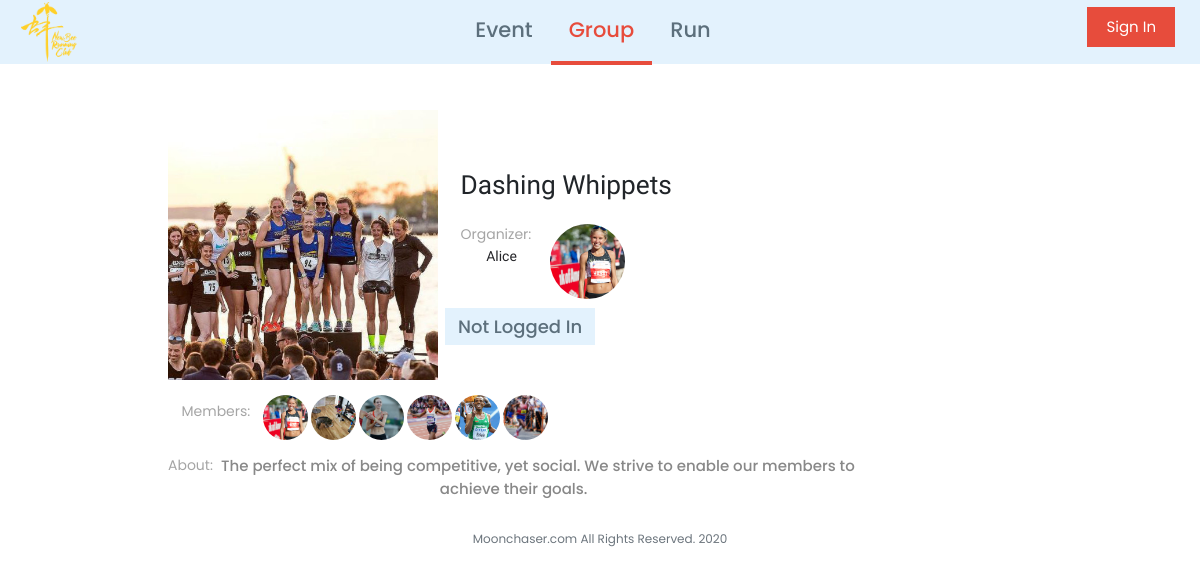
Screenshot of /group?gid=2 with the database file from the repository.
### tables this page shows
CREATE TABLE "community" (
	"gid"	INTEGER NOT NULL UNIQUE,
	"title"	varchar(200) NOT NULL UNIQUE,
	"owner"	INTEGER NOT NULL,
	"logo"	varchar(200) DEFAULT NULL,
	"description"	varchar(2000) DEFAULT NULL,
	"verify"	tinyint NOT NULL,
	"privacy"	smallint NOT NULL,
	"ctime"	timestamp NOT NULL DEFAULT CURRENT_TIMESTAMP,
	FOREIGN KEY("owner") REFERENCES "runner"("rid"),
	PRIMARY KEY("gid" AUTOINCREMENT)
);

CREATE TABLE "runner" (
	"rid"	INTEGER NOT NULL UNIQUE,
	"username"	TEXT NOT NULL UNIQUE,
	"pass"	TEXT NOT NULL,
	"avatar"	TEXT NOT NULL,
	"ctime"	NUMERIC NOT NULL DEFAULT  CURRENT_TIMESTAMP,
	PRIMARY KEY("rid" AUTOINCREMENT)
);

### moonchaser.py (the view)
@app.route("/group")
def group():
	if session.get("runner_id") is None:
		runner_id = 0
		runner = {}
	else:
		runner_id = session['runner_id']
		runner = RunnerDAO.get_runner_basic_rid(runner_id)
	gid = request.args.get("gid")
	if gid is not None:
		group = GroupDAO.get_group_detail(gid, runner_id)
		if group:
			return render_template("group_detail.html", group=group, page="group", runner=runner)
		else:
			return apology("The page you asked for is invalid", 400)
	group_list = GroupDAO.get_group_list_browser(runner_id)
	return render_template("group_browser.html", group_list=group_list, page='group', runner=runner)

### auth.py (called while the page is built)
    def create_connection(db_file='moonchaser.db'):
        try:
            conn = sqlite3.connect(db_file)
        except Error as e:
            print(e)
        return conn

    def dict_factory(cursor, row):
        d = {}
        for idx, col in enumerate(cursor.description):
            d[col[0]] = row[idx]
        return d

    def dict_sql_connection(db_file="moonchaser.db"):
        try:
            conn = sqlite3.connect(db_file)
        except Error as e:
                print(e)
        conn.row_factory = sqlInterface.dict_factory
        return conn

    def get_group_member_list(gid):
        member_list = []
        conn = sqlInterface.dict_sql_connection()
        cur = conn.cursor()
        cur.execute("SELECT rid FROM runner2group WHERE gid = ? AND role >= ?", (gid, Role.Member,))
        rows = cur.fetchall()
        if len(rows) != 0:
            for row in rows:
                member_list.append(row['rid'])
        conn.commit()
        conn.close()
        return member_list

    def get_group_members_detail(gid):
        members = []
        member_list = []
        member_list = GroupDAO.get_group_member_list(gid)
        for id in member_list:
            member = {}
            member = RunnerDAO.get_runner_basic_rid(id)
            members.append(member)
        return members

    def get_group_role_rid(rid, gid):
        role = Role.Visitor
        conn = sqlInterface.create_connection()
        cur = conn.cursor()
        cur.execute("SELECT role FROM runner2group WHERE rid = ? AND gid = ? LIMIT 1", (rid, gid,))
        rows = cur.fetchall()
        if len(rows) != 0:
            role = rows[0][0]
        conn.commit()
        conn.close()
        return role

    def get_runner_basic_rid(rid):
        person = {'url':'', \
                  'image':'', \
                  'image_large':'', \
                  'alt':'', \
                  'title':'' \
                  }
        conn = sqlInterface.dict_sql_connection()
        cur = conn.cursor()
        cur.execute("SELECT username, avatar FROM runner WHERE rid = ? LIMIT 1", (rid,))
        rows = cur.fetchall()
        if len(rows) != 0:
            person['url'] = 'runner?rid='+str(rid)
            person['image'] = rows[0]['avatar']
            person['alt'] = rows[0]['username']
            person['title'] = rows[0]['username']
        conn.commit()
        conn.close()
        return person

### templates/group_detail.html (shortened to what this page needs)
{% extends "layout.html" %}
{% block scripts %}
    <link href="/static/css/other/group_detail.css" rel="stylesheet">
{% endblock %}
{% block main %}
	<section class="section-wrap">
		<div class="top-wrap">
			<div class="logo-wrap">
				<img src="{{ group['img'] }}", title="{{ group['title'] }}" alt="{{ group['title'] }}">
			</div>
			<div class="detail-title">
				<h1>{{ group['title'] }}</h1>
			</div>
			<div class="detail-organizer">
				<span class="detail-label">Organizer:&nbsp;<br><span>{{ group['creator']['title'] }}</span></span>
				<a href = "{{ group['creator']['url'] }}">
					<img class="rounded-circle" src="{{ group['creator']['image'] }}" alt="{{ group['creator']['title'] }}", title="{{ group['creator']['title'] }}">
				</a>
			</div>
        	<div class="group-list-button">
        		<ul>
	        		{% for action in group['action'] %}
	        			<li>
	                		<a href="#" class="button-join {{ action['class'] }}" onclick='{{ action["func"] }}'>{{ action['name'] }}</a>
	                	</li>
	        		{% endfor %}
        		</ul>
            </div>
		</div>
		<div class="detail-member">
			<span class="detail-label">Members:&nbsp;</span>
        	<ul class="event-ul">
	        	{% for member in group['member_list'] %}
	        	<li>
	        		<a href="{{ member['url'] }}">
	        			<img class="rounded-circle" src="{{ member['image'] }}" alt="{{ member['title'] }}", title="{{ member['title'] }}">
	        		</a>
	        	</li>
	        	{% endfor %}
        	</ul>
		</div>
		<div class="detail-description bot-top-mr">
			<span class="detail-label">About:&nbsp;</span>
			<div class="group-description">
				{{ group['description'] }}
			</div>
		</div>
	</section>
{% endblock %}

### static/css/style.css (style rules this page uses)
html, body { font-family: 'Poppins'; font-size: 15px; line-height: 1.5; box-sizing: border-box; margin: 0; overflow-x: hidden; top: 0; left: 0; }
a { text-decoration: none; color: rgba(34, 55, 69, .7); font-weight: 500; }
a, a:hover, a:link, a:visited, a:focus { color: rgba(34, 55, 69, .7); text-decoration: none; cursor: pointer; }
ul { list-style-type: none; }
.button-join { display: block; height: auto; width: 100%; background: #e3f2fd; white-space: nowrap; text-align: center; font-size: 1.2rem; margin: auto; margin-top: 2%; -webkit-animation: shineButtonJoin 3s infinite; -o-animation: shineButtonJoin 3s infinite; animation: shineButtonJoin 3s infinite; float: left; }
.bot-top-mr { margin-top: 1rem; }
.button-join.guest { width: 10rem; }

### static/css/other/group_detail.css (style rules this page uses)
.section-wrap { width: 100%; overflow: hidden; padding: 0 10%; }
.top-wrap { width: 100%; display: block; float: left; margin-bottom: 1rem; }
.logo-wrap { display: block; float: left; min-width: 25%; }
.logo-wrap img { width: 18rem; }
.detail-title { display: block; float: left; font-family: 'Rufina', serif; */ text-overflow: -o-ellipsis-lastline; overflow: hidden; text-overflow: ellipsis; display: -webkit-box; -webkit-line-clamp: 3; -webkit-box-orient: vertical; min-height: 4.5rem; padding: 4rem 0 0 1.5rem; width: 60%; }
.detail-title h1 { font-size: 1.75rem; margin-bottom: 0px; }
.detail-label { color: #a5a5a5; float: left; font-size: 14px; }
.detail-label span { font-family: 'Rufina', serif; font-weight: lighter; color: black; color: #242428; fill: currentColor; font-size: 14px; line-height: 1.45; padding: 0.5px 0 0 0.5rem; max-width: 6rem; text-overflow: -o-ellipsis-lastline; overflow: hidden; text-overflow: ellipsis; display: -webkit-box; -webkit-line-clamp: 3; -webkit-box-orient: vertical; text-align: center; word-wrap:break-word; word-break:break-all; }
.detail-organizer { display: block; float: left; width: 60%; padding: 1.5rem; }
.detail-organizer img { width: 5rem; height: 5rem; float: left; margin-left: 1rem; }
.detail-member { display: block; float: left; width: 100%; }
.detail-member span { padding: 0.4rem; margin-left: 0.5rem; }
.detail-member li { display: block; float: left; margin-left: 0.2rem; }
.detail-member img { width: 3rem; height: 3rem; }
.detail-description { display: block; float: left; text-align: center; width: 80%; }
.group-list-button { display: block; position: absolute; margin: 15rem 0 0 18.8rem; }
.group-list-button ul { display: block; float: left; margin: -2rem 0 0 -2rem; }
.button-join { min-width: 8.8rem; padding: 0.35rem; }
.group-description { color: #888888; font-weight: 500; }
.button-join.guest { margin-left: -1rem; }

### rows the page displays
community: img (picture), title "Dashing Whippets", description "The perfect mix of being competitive, yet social. We strive to enable our members to achieve their goals."
runner: creator "Alice", creator.image (picture), image (picture)
runner: image (picture)
runner: image (picture)
runner: image (picture)
runner: image (picture)
runner: image (picture)

### other values shown
{{ action['name'] }} "Not Logged In"
